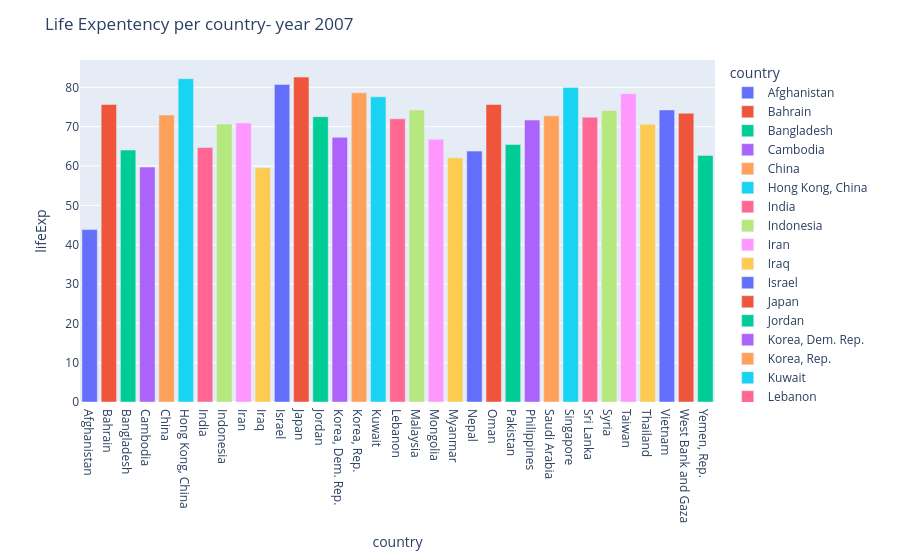

Notebook cell for this chart:
### Code cell
fig=px.bar(df_f, x='country', y='lifeExp', color='country')
fig.update_layout(title='Life Expentency per country- year 2007',
                 showlegend = True,
                 hovermode='y unified')

### Figure 1 — Plotly figure (JSON) as saved in the notebook; plotly's stock layout.template omitted (floating-point values rounded to 4 significant figures)
{"data": [{"hovertemplate": "country=%{x}<br>lifeExp=%{y}<extra></extra>", "legendgroup": "Afghanistan", "marker": {"color": "#636efa", "pattern": {"shape": ""}}, "name": "Afghanistan", "orientation": "v", "showlegend": true, "textposition": "auto", "type": "bar", "x": ["Afghanistan"], "xaxis": "x", "y": [43.83], "yaxis": "y"}, {"hovertemplate": "country=%{x}<br>lifeExp=%{y}<extra></extra>", "legendgroup": "Bahrain", "marker": {"color": "#EF553B", "pattern": {"shape": ""}}, "name": "Bahrain", "orientation": "v", "showlegend": true, "textposition": "auto", "type": "bar", "x": ["Bahrain"], "xaxis": "x", "y": [75.64], "yaxis": "y"}, {"hovertemplate": "country=%{x}<br>lifeExp=%{y}<extra></extra>", "legendgroup": "Bangladesh", "marker": {"color": "#00cc96", "pattern": {"shape": ""}}, "name": "Bangladesh", "orientation": "v", "showlegend": true, "textposition": "auto", "type": "bar", "x": ["Bangladesh"], "xaxis": "x", "y": [64.06], "yaxis": "y"}, {"hovertemplate": "country=%{x}<br>lifeExp=%{y}<extra></extra>", "legendgroup": "Cambodia", "marker": {"color": "#ab63fa", "pattern": {"shape": ""}}, "name": "Cambodia", "orientation": "v", "showlegend": true, "textposition": "auto", "type": "bar", "x": ["Cambodia"], "xaxis": "x", "y": [59.72], "yaxis": "y"}, {"hovertemplate": "country=%{x}<br>lifeExp=%{y}<extra></extra>", "legendgroup": "China", "marker": {"color": "#FFA15A", "pattern": {"shape": ""}}, "name": "China", "orientation": "v", "showlegend": true, "textposition": "auto", "type": "bar", "x": ["China"], "xaxis": "x", "y": [72.96], "yaxis": "y"}, {"hovertemplate": "country=%{x}<br>lifeExp=%{y}<extra></extra>", "legendgroup": "Hong Kong, China", "marker": {"color": "#19d3f3", "pattern": {"shape": ""}}, "name": "Hong Kong, China", "orientation": "v", "showlegend": true, "textposition": "auto", "type": "bar", "x": ["Hong Kong, China"], "xaxis": "x", "y": [82.21], "yaxis": "y"}, {"hovertemplate": "country=%{x}<br>lifeExp=%{y}<extra></extra>", "legendgroup": "India", "marker": {"color": "#FF6692", "pattern": {"shape": ""}}, "name": "India", "orientation": "v", "showlegend": true, "textposition": "auto", "type": "bar", "x": ["India"], "xaxis": "x", "y": [64.7], "yaxis": "y"}, {"hovertemplate": "country=%{x}<br>lifeExp=%{y}<extra></extra>", "legendgroup": "Indonesia", "marker": {"color": "#B6E880", "pattern": {"shape": ""}}, "name": "Indonesia", "orientation": "v", "showlegend": true, "textposition": "auto", "type": "bar", "x": ["Indonesia"], "xaxis": "x", "y": [70.65], "yaxis": "y"}, {"hovertemplate": "country=%{x}<br>lifeExp=%{y}<extra></extra>", "legendgroup": "Iran", "marker": {"color": "#FF97FF", "pattern": {"shape": ""}}, "name": "Iran", "orientation": "v", "showlegend": true, "textposition": "auto", "type": "bar", "x": ["Iran"], "xaxis": "x", "y": [70.96], "yaxis": "y"}, {"hovertemplate": "country=%{x}<br>lifeExp=%{y}<extra></extra>", "legendgroup": "Iraq", "marker": {"color": "#FECB52", "pattern": {"shape": ""}}, "name": "Iraq", "orientation": "v", "showlegend": true, "textposition": "auto", "type": "bar", "x": ["Iraq"], "xaxis": "x", "y": [59.55], "yaxis": "y"}, {"hovertemplate": "country=%{x}<br>lifeExp=%{y}<extra></extra>", "legendgroup": "Israel", "marker": {"color": "#636efa", "pattern": {"shape": ""}}, "name": "Israel", "orientation": "v", "showlegend": true, "textposition": "auto", "type": "bar", "x": ["Israel"], "xaxis": "x", "y": [80.75], "yaxis": "y"}, {"hovertemplate": "country=%{x}<br>lifeExp=%{y}<extra></extra>", "legendgroup": "Japan", "marker": {"color": "#EF553B", "pattern": {"shape": ""}}, "name": "Japan", "orientation": "v", "showlegend": true, "textposition": "auto", "type": "bar", "x": ["Japan"], "xaxis": "x", "y": [82.6], "yaxis": "y"}, {"hovertemplate": "country=%{x}<br>lifeExp=%{y}<extra></extra>", "legendgroup": "Jordan", "marker": {"color": "#00cc96", "pattern": {"shape": ""}}, "name": "Jordan", "orientation": "v", "showlegend": true, "textposition": "auto", "type": "bar", "x": ["Jordan"], "xaxis": "x", "y": [72.53], "yaxis": "y"}, {"hovertemplate": "country=%{x}<br>lifeExp=%{y}<extra></extra>", "legendgroup": "Korea, Dem. Rep.", "marker": {"color": "#ab63fa", "pattern": {"shape": ""}}, "name": "Korea, Dem. Rep.", "orientation": "v", "showlegend": true, "textposition": "auto", "type": "bar", "x": ["Korea, Dem. Rep."], "xaxis": "x", "y": [67.3], "yaxis": "y"}, {"hovertemplate": "country=%{x}<br>lifeExp=%{y}<extra></extra>", "legendgroup": "Korea, Rep.", "marker": {"color": "#FFA15A", "pattern": {"shape": ""}}, "name": "Korea, Rep.", "orientation": "v", "showlegend": true, "textposition": "auto", "type": "bar", "x": ["Korea, Rep."], "xaxis": "x", "y": [78.62], "yaxis": "y"}, {"hovertemplate": "country=%{x}<br>lifeExp=%{y}<extra></extra>", "legendgroup": "Kuwait", "marker": {"color": "#19d3f3", "pattern": {"shape": ""}}, "name": "Kuwait", "orientation": "v", "showlegend": true, "textposition": "auto", "type": "bar", "x": ["Kuwait"], "xaxis": "x", "y": [77.59], "yaxis": "y"}, {"hovertemplate": "country=%{x}<br>lifeExp=%{y}<extra></extra>", "legendgroup": "Lebanon", "marker": {"color": "#FF6692", "pattern": {"shape": ""}}, "name": "Lebanon", "orientation": "v", "showlegend": true, "textposition": "auto", "type": "bar", "x": ["Lebanon"], "xaxis": "x", "y": [71.99], "yaxis": "y"}, {"hovertemplate": "country=%{x}<br>lifeExp=%{y}<extra></extra>", "legendgroup": "Malaysia", "marker": {"color": "#B6E880", "pattern": {"shape": ""}}, "name": "Malaysia", "orientation": "v", "showlegend": true, "textposition": "auto", "type": "bar", "x": ["Malaysia"], "xaxis": "x", "y": [74.24], "yaxis": "y"}, {"hovertemplate": "country=%{x}<br>lifeExp=%{y}<extra></extra>", "legendgroup": "Mongolia", "marker": {"color": "#FF97FF", "pattern": {"shape": ""}}, "name": "Mongolia", "orientation": "v", "showlegend": true, "textposition": "auto", "type": "bar", "x": ["Mongolia"], "xaxis": "x", "y": [66.8], "yaxis": "y"}, {"hovertemplate": "country=%{x}<br>lifeExp=%{y}<extra></extra>", "legendgroup": "Myanmar", "marker": {"color": "#FECB52", "pattern": {"shape": ""}}, "name": "Myanmar", "orientation": "v", "showlegend": true, "textposition": "auto", "type": "bar", "x": ["Myanmar"], "xaxis": "x", "y": [62.07], "yaxis": "y"}, {"hovertemplate": "country=%{x}<br>lifeExp=%{y}<extra></extra>", "legendgroup": "Nepal", "marker": {"color": "#636efa", "pattern": {"shape": ""}}, "name": "Nepal", "orientation": "v", "showlegend": true, "textposition": "auto", "type": "bar", "x": ["Nepal"], "xaxis": "x", "y": [63.78], "yaxis": "y"}, {"hovertemplate": "country=%{x}<br>lifeExp=%{y}<extra></extra>", "legendgroup": "Oman", "marker": {"color": "#EF553B", "pattern": {"shape": ""}}, "name": "Oman", "orientation": "v", "showlegend": true, "textposition": "auto", "type": "bar", "x": ["Oman"], "xaxis": "x", "y": [75.64], "yaxis": "y"}, {"hovertemplate": "country=%{x}<br>lifeExp=%{y}<extra></extra>", "legendgroup": "Pakistan", "marker": {"color": "#00cc96", "pattern": {"shape": ""}}, "name": "Pakistan", "orientation": "v", "showlegend": true, "textposition": "auto", "type": "bar", "x": ["Pakistan"], "xaxis": "x", "y": [65.48], "yaxis": "y"}, {"hovertemplate": "country=%{x}<br>lifeExp=%{y}<extra></extra>", "legendgroup": "Philippines", "marker": {"color": "#ab63fa", "pattern": {"shape": ""}}, "name": "Philippines", "orientation": "v", "showlegend": true, "textposition": "auto", "type": "bar", "x": ["Philippines"], "xaxis": "x", "y": [71.69], "yaxis": "y"}, {"hovertemplate": "country=%{x}<br>lifeExp=%{y}<extra></extra>", "legendgroup": "Saudi Arabia", "marker": {"color": "#FFA15A", "pattern": {"shape": ""}}, "name": "Saudi Arabia", "orientation": "v", "showlegend": true, "textposition": "auto", "type": "bar", "x": ["Saudi Arabia"], "xaxis": "x", "y": [72.78], "yaxis": "y"}, {"hovertemplate": "country=%{x}<br>lifeExp=%{y}<extra></extra>", "legendgroup": "Singapore", "marker": {"color": "#19d3f3", "pattern": {"shape": ""}}, "name": "Singapore", "orientation": "v", "showlegend": true, "textposition": "auto", "type": "bar", "x": ["Singapore"], "xaxis": "x", "y": [79.97], "yaxis": "y"}, {"hovertemplate": "country=%{x}<br>lifeExp=%{y}<extra></extra>", "legendgroup": "Sri Lanka", "marker": {"color": "#FF6692", "pattern": {"shape": ""}}, "name": "Sri Lanka", "orientation": "v", "showlegend": true, "textposition": "auto", "type": "bar", "x": ["Sri Lanka"], "xaxis": "x", "y": [72.4], "yaxis": "y"}, {"hovertemplate": "country=%{x}<br>lifeExp=%{y}<extra></extra>", "legendgroup": "Syria", "marker": {"color": "#B6E880", "pattern": {"shape": ""}}, "name": "Syria", "orientation": "v", "showlegend": true, "textposition": "auto", "type": "bar", "x": ["Syria"], "xaxis": "x", "y": [74.14], "yaxis": "y"}, {"hovertemplate": "country=%{x}<br>lifeExp=%{y}<extra></extra>", "legendgroup": "Taiwan", "marker": {"color": "#FF97FF", "pattern": {"shape": ""}}, "name": "Taiwan", "orientation": "v", "showlegend": true, "textposition": "auto", "type": "bar", "x": ["Taiwan"], "xaxis": "x", "y": [78.4], "yaxis": "y"}, {"hovertemplate": "country=%{x}<br>lifeExp=%{y}<extra></extra>", "legendgroup": "Thailand", "marker": {"color": "#FECB52", "pattern": {"shape": ""}}, "name": "Thailand", "orientation": "v", "showlegend": true, "textposition": "auto", "type": "bar", "x": ["Thailand"], "xaxis": "x", "y": [70.62], "yaxis": "y"}, {"hovertemplate": "country=%{x}<br>lifeExp=%{y}<extra></extra>", "legendgroup": "Vietnam", "marker": {"color": "#636efa", "pattern": {"shape": ""}}, "name": "Vietnam", "orientation": "v", "showlegend": true, "textposition": "auto", "type": "bar", "x": ["Vietnam"], "xaxis": "x", "y": [74.25], "yaxis": "y"}, {"hovertemplate": "country=%{x}<br>lifeExp=%{y}<extra></extra>", "legendgroup": "West Bank and Gaza", "marker": {"color": "#EF553B", "pattern": {"shape": ""}}, "name": "West Bank and Gaza", "orientation": "v", "showlegend": true, "textposition": "auto", "type": "bar", "x": ["West Bank and Gaza"], "xaxis": "x", "y": [73.42], "yaxis": "y"}, {"hovertemplate": "country=%{x}<br>lifeExp=%{y}<extra></extra>", "legendgroup": "Yemen, Rep.", "marker": {"color": "#00cc96", "pattern": {"shape": ""}}, "name": "Yemen, Rep.", "orientation": "v", "showlegend": true, "textposition": "auto", "type": "bar", "x": ["Yemen, Rep."], "xaxis": "x", "y": [62.7], "yaxis": "y"}], "layout": {"barmode": "relative", "hovermode": "y unified", "legend": {"title": {"text": "country"}, "tracegroupgap": 0}, "margin": {"t": 60}, "showlegend": true, "title": {"text": "Life Expentency per country- year 2007"}, "xaxis": {"anchor": "y", "categoryarray": ["Afghanistan", "Bahrain", "Bangladesh", "Cambodia", "China", "Hong Kong, China", "India", "Indonesia", "Iran", "Iraq", "Israel", "Japan", "Jordan", "Korea, Dem. Rep.", "Korea, Rep.", "Kuwait", "Lebanon", "Malaysia", "Mongolia", "Myanmar", "Nepal", "Oman", "Pakistan", "Philippines", "Saudi Arabia", "Singapore", "Sri Lanka", "Syria", "Taiwan", "Thailand", "Vietnam", "West Bank and Gaza", "Yemen, Rep."], "categoryorder": "array", "domain": [0, 1], "title": {"text": "country"}}, "yaxis": {"anchor": "x", "domain": [0, 1], "title": {"text": "lifeExp"}}}}
